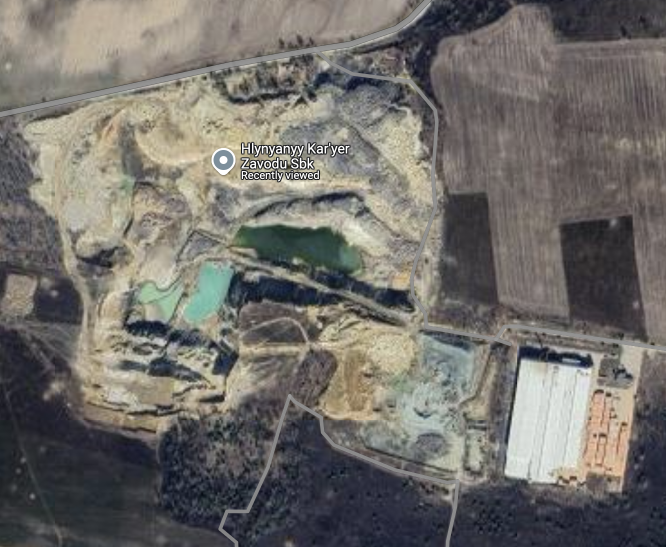
#> input picture lab6/high_precision_image.png, 1332 x 1094 px (shown at 1/2 size)
$ python main.py
#> lines starting #> are read from the running program, lines starting #| are printed output that depends on the picture; after the words box and inside, x2 and y2 are one past the last pixel; in counts of white or black regions, pixels touching at a corner belong together
import cv2
import numpy as np
from sklearn.cluster import KMeans
from skimage.feature import graycomatrix, graycoprops
from skimage import measure, morphology
from scipy.spatial.distance import euclidean
import logging

logging.basicConfig(level=logging.INFO, format='%(asctime)s - %(levelname)s - %(message)s')

def load_image(path):
#> called with path = 'high_precision_image.png'
    image = cv2.imread(path)
#> image is the input picture: shape (1094, 1332, 3); mean B, G, R 106, 110.5, 113.4
#> call 2 of load_image, with path = 'operational_image.png'
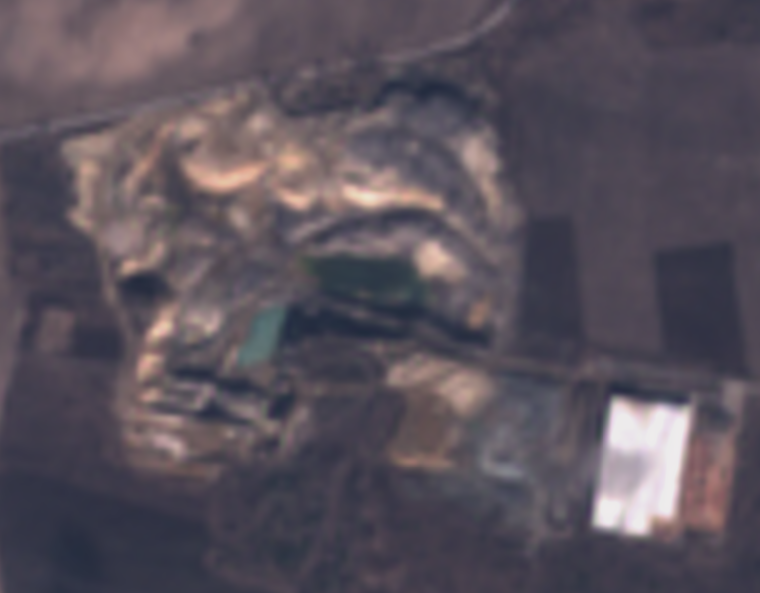
#> input picture lab6/operational_image.png, 1520 x 1186 px (shown at 1/2 size)
#> in load_image, image is the input picture: shape (1186, 1520, 3); mean B, G, R 91.3, 81.4, 89.3
    if image is None:
        logging.error(f"Image not found at path: {path}")
    else:
        logging.info(f"Image loaded from {path}")
    return image

def normalize_image(image, reference):
    image_hsv = cv2.cvtColor(image, cv2.COLOR_BGR2HSV)
#> image_hsv: shape (1186, 1520, 3); mean H, S, V 125.3, 42.9, 96.1
    reference_hsv = cv2.cvtColor(reference, cv2.COLOR_BGR2HSV)
#> reference_hsv: shape (1094, 1332, 3); mean H, S, V 56.3, 34.9, 117.3
    image_hsv[..., 2] = cv2.equalizeHist(image_hsv[..., 2])
#> image_hsv: shape (1186, 1520, 3); mean H, S, V 125.3, 42.9, 129.9
    reference_hsv[..., 2] = cv2.equalizeHist(reference_hsv[..., 2])
#> reference_hsv: shape (1094, 1332, 3); mean H, S, V 56.3, 34.9, 128.2
    normalized_image = cv2.cvtColor(image_hsv, cv2.COLOR_HSV2BGR)
    normalized_reference = cv2.cvtColor(reference_hsv, cv2.COLOR_HSV2BGR)
    logging.info("Images normalized to similar brightness and contrast")
    return normalized_image, normalized_reference

def preprocess_image(image, title="Preprocessed Image"):
#> called with title = 'Preprocessed Operational Image'
    hsv_image = cv2.cvtColor(image, cv2.COLOR_BGR2HSV)
#> hsv_image: shape (1186, 1520, 3); mean H, S, V 125.2, 45.8, 129.9
    blurred = cv2.GaussianBlur(hsv_image, (5, 5), 0)
#> blurred: shape (1186, 1520, 3); mean H, S, V 125.2, 45.8, 129.9
    logging.info("Image preprocessed for segmentation")
    cv2.imshow(title, blurred)
    cv2.waitKey(0)
    return blurred

def segment_image(image, title="Segmentation Output"):
#> called with title = 'Segmentation Output Operational'
    hsv_image = cv2.cvtColor(image, cv2.COLOR_BGR2HSV)
#> hsv_image: shape (1186, 1520, 3); mean H, S, V 127.5, 196.4, 160.2
    lower_red1 = np.array([0, 200, 200])
    upper_red1 = np.array([40, 255, 255])
    lower_red2 = np.array([130, 200, 200])
    upper_red2 = np.array([180, 255, 255])
    mask1 = cv2.inRange(hsv_image, lower_red1, upper_red1)
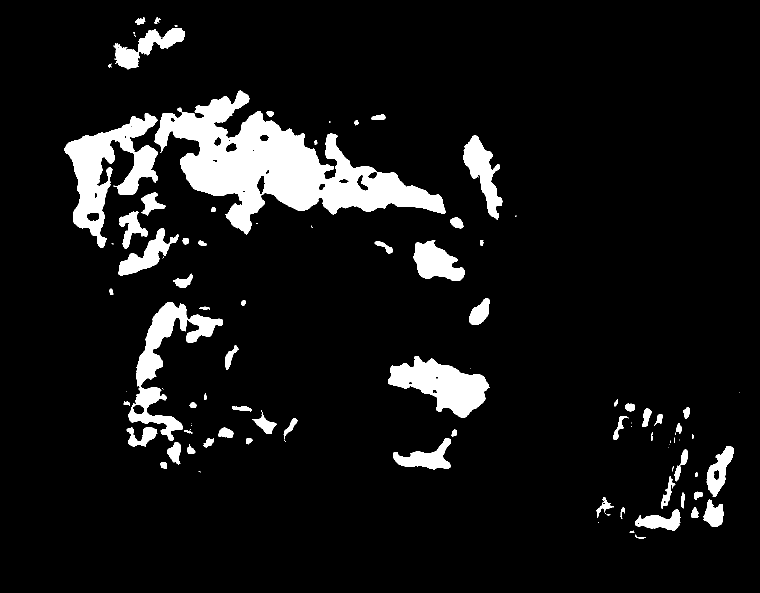
#> mask1: shape (1186, 1520) (shown at 1/2 size); 8.4% white; 97 white regions (29 under 20 px), largest, box (x1, y1, x2, y2) and area: (308, 181, 891, 469) 61658, (129, 226, 316, 495) 19120, (257, 605, 446, 882) 12788
    mask2 = cv2.inRange(hsv_image, lower_red2, upper_red2)
#> mask2: shape (1186, 1520); 12.5% white; 142 white regions (53 under 20 px), largest, box (x1, y1, x2, y2) and area: (0, 0, 506, 211) 67232, (1167, 792, 1393, 1076) 43144, (427, 205, 1015, 527) 24518
    mask = cv2.bitwise_or(mask1, mask2)
#> mask: shape (1186, 1520); 20.9% white; 51 white regions (11 under 20 px), largest, box (x1, y1, x2, y2) and area: (123, 165, 1015, 552) 142237, (0, 0, 506, 211) 71914, (1167, 792, 1393, 1077) 49044
    cleaned_mask = morphology.opening(mask, morphology.square(5))
#> cleaned_mask: shape (1186, 1520); 20.8% white; 45 white regions, largest, box (x1, y1, x2, y2) and area: (123, 165, 1014, 552) 141610, (0, 0, 506, 210) 71815, (1167, 792, 1393, 1077) 48995
    cleaned_mask = cleaned_mask.astype(np.uint8)
    logging.info("Segmentation based on reddish colors completed")
    cv2.imshow(title, cleaned_mask)
    cv2.imwrite("debug_mask.png", cleaned_mask)
    cv2.waitKey(0)
    return cleaned_mask

def extract_features(mask, min_area=800):
#> called with min_area = 1000
    labeled_image = measure.label(mask)
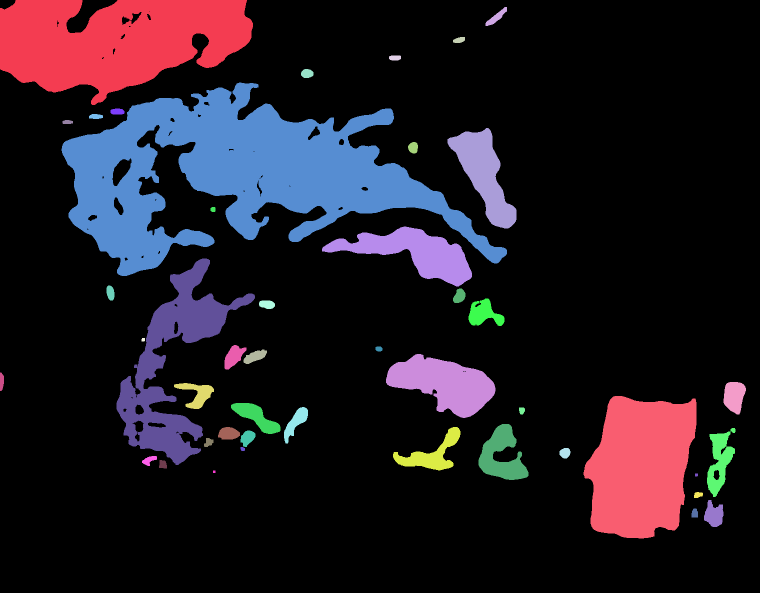
#> labeled_image: shape (1186, 1520) int64 (shown at 1/2 size); 46 distinct labels, from 0 to 45; one colour per label, 0 black
    features = []
    for region in measure.regionprops(labeled_image):
        if region.area > min_area:
            features.append({
                "label": region.label,
                "area": region.area,
                "centroid": region.centroid,
                "bbox": region.bbox,
                "perimeter": region.perimeter
            })
#> this loop made 45 passes
#> after the loop, features = 17 items
    logging.info(f"Total labeled regions with area > {min_area}: {len(features)}")
    return features

def cluster_features(features):
    if len(features) == 0:
        logging.warning("No features to cluster. Returning empty labels.")
        return np.array([])
    feature_matrix = np.array([[f["area"]] for f in features])
    n_clusters = min(max(2, len(feature_matrix) // 10), len(feature_matrix))
    kmeans = KMeans(n_clusters=n_clusters, n_init=10)
    labels = kmeans.fit_predict(feature_matrix)
    logging.info("Clustering completed")
    return labels

def classify_object(feature):
    minr, minc, maxr, maxc = feature["bbox"]
    width = maxc - minc
    height = maxr - minr
    aspect_ratio = width / height if height != 0 else 0
    roundness = (4 * np.pi * feature["area"]) / (feature["perimeter"] ** 2) if feature["perimeter"] > 0 else 0
    compactness = feature["area"] / (width * height) if width > 0 and height > 0 else 0
    if feature["area"] > 8000 and compactness < 0.5 and roundness < 0.4:
        return "Quarry or Mining Area"
    elif feature["area"] > 2000 and 0.5 <= aspect_ratio <= 4.0 and compactness > 0.6:
        return "Building or Structure"
    elif feature["area"] > 4000 and roundness > 0.6 and compactness > 0.7:
        return "Lake or Waterbody"
    elif feature["area"] > 1500 and roundness < 0.5 and compactness > 0.5:
        return "Forest or Dense Vegetation"
    elif feature["area"] > 1000 and aspect_ratio > 2.5 and compactness < 0.4:
        return "Road or Path"
    elif feature["area"] > 1200 and compactness > 0.5 and aspect_ratio < 1.5:
        return "Parking Lot or Warehouse"
    elif feature["area"] > 2000 and compactness > 0.4 and roundness < 0.3:
        return "Bare Land"
    else:
        return "Unclassified"

def identify_objects(image, mask, labels, features, title="Identified Objects"):
    output_image = cv2.cvtColor(mask, cv2.COLOR_GRAY2BGR) if len(image.shape) == 2 or image.shape[2] == 1 else image.copy()
    color_map = {
        "Quarry or Mining Area": (0, 255, 255),
        "Lake or Waterbody": (0, 255, 0),
        "Building or Structure": (255, 0, 0),
        "Forest or Dense Vegetation": (255, 255, 0),
        "Road or Path": (255, 255, 255),
        "Parking Lot or Warehouse": (128, 0, 128),
        "Bare Land": (128, 128, 0)
    }
    for feature, label in zip(features, labels):
        classification = classify_object(feature)
        if classification == "Unclassified":
            continue
        minr, minc, maxr, maxc = feature["bbox"]
        color = color_map.get(classification, (255, 255, 255))
        cv2.rectangle(output_image, (minc, minr), (maxc, maxr), color, 2)
        label_position = (minc, minr - 10)
        label_text = f"{classification} (Cluster {label})"
        cv2.putText(output_image, label_text, label_position, cv2.FONT_HERSHEY_SIMPLEX, 0.5, color, 2)
    logging.info("Objects identified and labeled with classifications")
    cv2.imshow(title, output_image)
    cv2.imwrite("filtered_output_refined.png", output_image)
    cv2.waitKey(0)
    return output_image

def compare_objects(features1, features2, area_tolerance=0.6, centroid_distance_tolerance=250, min_iou=0.1):
    comparison_results = []
    for i, feat1 in enumerate(features1):
        best_match, best_iou, best_centroid_dist, best_area_diff = None, 0, float("inf"), float("inf")
        for j, feat2 in enumerate(features2):
            iou = calculate_iou(feat1["bbox"], feat2["bbox"])
            centroid_dist = euclidean(feat1["centroid"], feat2["centroid"])
            area_diff = abs(feat1["area"] - feat2["area"]) / feat1["area"]
            if iou > min_iou and area_diff < area_tolerance and centroid_dist < centroid_distance_tolerance:
                if iou > best_iou:
                    best_iou, best_centroid_dist, best_area_diff, best_match = iou, centroid_dist, area_diff, j
        if best_match is not None:
            comparison_results.append({
                "object_id": i,
                "best_match_id": best_match,
                "iou": best_iou,
                "centroid_distance": best_centroid_dist,
                "area_difference": best_area_diff
            })
    logging.info(f"Matched {len(comparison_results)} objects between images")
    return comparison_results

def calculate_iou(bbox1, bbox2):
    min_r1, min_c1, max_r1, max_c1 = bbox1
    min_r2, min_c2, max_r2, max_c2 = bbox2
    inter_min_r = max(min_r1, min_r2)
    inter_min_c = max(min_c1, min_c2)
    inter_max_r = min(max_r1, max_r2)
    inter_max_c = min(max_c1, max_c2)
    if inter_min_r >= inter_max_r or inter_min_c >= inter_max_c:
        return 0.0
    intersection_area = (inter_max_r - inter_min_r) * (inter_max_c - inter_min_c)
    area1 = (max_r1 - min_r1) * (max_c1 - min_c1)
    area2 = (max_r2 - min_r2) * (max_c2 - min_c2)
    union_area = area1 + area2 - intersection_area
    return intersection_area / union_area

def generate_conclusion(comparison_results):
    if not comparison_results:
        logging.info("No matching objects found for comparison.")
        return
    avg_iou = np.mean([result['iou'] for result in comparison_results])
    avg_centroid_distance = np.mean([result['centroid_distance'] for result in comparison_results])
    avg_area_difference = np.mean([result['area_difference'] for result in comparison_results])
    conclusion = (
        f"\n--- Comparison Summary ---\n"
        f"Average IoU: {avg_iou:.2f}\n"
        f"Average Centroid Distance: {avg_centroid_distance:.2f} pixels\n"
        f"Average Area Difference: {avg_area_difference:.2%}\n"
    )
    if avg_iou > 0.4 and avg_area_difference < 0.5:
        conclusion += "The images have a strong similarity in object locations and sizes.\n"
    elif avg_iou > 0.25:
        conclusion += "The images share some similarities, but there are moderate differences.\n"
    else:
        conclusion += "The images show significant differences in object locations and sizes.\n"
    logging.info(conclusion)

def extract_sift_features(image):
    gray_image = cv2.cvtColor(image, cv2.COLOR_BGR2GRAY)
    sift = cv2.SIFT_create(contrastThreshold=0.05, edgeThreshold=5)
    keypoints, descriptors = sift.detectAndCompute(gray_image, None)
    logging.info(f"Extracted {len(keypoints)} keypoints from the image.")
    return keypoints, descriptors

def match_sift_descriptors(desc1, desc2, ratio=0.75):
    bf = cv2.BFMatcher(cv2.NORM_L2, crossCheck=False)
    matches = bf.knnMatch(desc1, desc2, k=2)
    good_matches = [m for m, n in matches if m.distance < 0.985 * n.distance]
    logging.info(f"Found {len(good_matches)} good matches with ratio {ratio}.")
    return good_matches

def calculate_sift_identification_probability(good_matches, total_keypoints):
    if total_keypoints == 0:
        logging.warning("No keypoints in the source image. Identification probability = 0%.")
        return 0.0
    probability = len(good_matches) / total_keypoints
    logging.info(f"Identification probability: {probability * 100:.2f}%")
    return probability

def draw_matches(image1, keypoints1, image2, keypoints2, good_matches, output_path="matched_output.png"):
    matched_image = cv2.drawMatchesKnn(
        image1, keypoints1, image2, keypoints2, [[m] for m in good_matches], None, flags=cv2.DrawMatchesFlags_NOT_DRAW_SINGLE_POINTS
    )
    cv2.imwrite(output_path, matched_image)
    logging.info(f"Matched image saved at {output_path}")
    cv2.imshow("Matched Features", matched_image)
    cv2.waitKey(0)


def main():
    image_high_precision = load_image('high_precision_image.png')
    cv2.imshow("Original High Precision Image", image_high_precision)
    image_operational = load_image('operational_image.png')
    cv2.imshow("Original Operational Image", image_operational)
    cv2.waitKey(0)

    if image_high_precision is not None and image_operational is not None:
        normalized_operational, normalized_high_precision = normalize_image(image_operational, image_high_precision)
        cv2.imshow("Normalized Operational Image", normalized_operational)
        cv2.imshow("Normalized High Precision Image", normalized_high_precision)
        cv2.waitKey(0)

        processed_operational = preprocess_image(normalized_operational, "Preprocessed Operational Image")
        processed_high_precision = preprocess_image(normalized_high_precision, "Preprocessed High Precision Image")

        # Segmentation preview
        segmented_operational = segment_image(processed_operational, "Segmentation Output Operational")
        cv2.imshow("Segmented Operational Image", segmented_operational)
        segmented_high_precision = segment_image(processed_high_precision, "Segmentation Output High Precision")
        cv2.imshow("Segmented High Precision Image", segmented_high_precision)
        cv2.waitKey(0)

        features_operational = extract_features(segmented_operational, min_area=1000)
#> features_operational = 17 items
        features_high_precision = extract_features(segmented_high_precision, min_area=1000)
#> call 2 of extract_features, with min_area = 1000
#> in extract_features (call 2), `labeled_image = measure.label(mask)`:
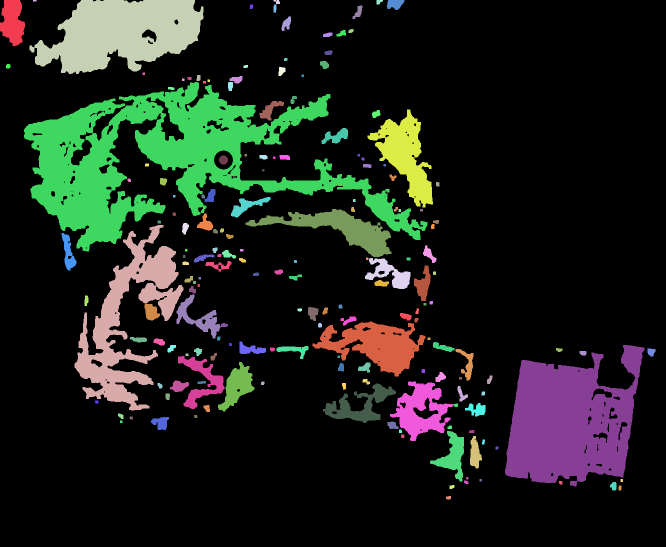
#> labeled_image: shape (1094, 1332) int64 (shown at 1/2 size); 179 distinct labels, from 0 to 178; one colour per label, 0 black
#> after the loop in extract_features (call 2), `for region in measure.regionprops(labeled_image):`: features = 19 items
#> features_high_precision = 19 items
        logging.info(f"Operational Features: {features_operational}")
        logging.info(f"High Precision Features: {features_high_precision}")

        labels_operational = cluster_features(features_operational)
#> in cluster_features, `feature_matrix = np.array([[f["area"]] for f in features])`: feature_matrix = 17 values, max 141610 at index 1, min 1225 at index 6, mean 21527.7
#> in cluster_features, `n_clusters = min(max(2, len(feature_matrix) // 10), len(feature_matrix))`: n_clusters = 2
#> in cluster_features, `labels = kmeans.fit_predict(feature_matrix)`: labels = 17 values, max 1 at index 0, min 0 at index 2, mean 0.118
#> labels_operational has the same summary as labels in cluster_features
        labels_high_precision = cluster_features(features_high_precision)
#> labels_high_precision = 19 values, max 1 at index 2, min 0 at index 0, mean 0.105
        logging.info(f"Operational Clusters: {labels_operational}")
        logging.info(f"High Precision Clusters: {labels_high_precision}")

        identified_operational = identify_objects(processed_operational, segmented_operational, labels_operational, features_operational, "Identified Objects Operational")
#> the loop in identify_objects, `for feature, label in zip(features, labels):` made 17 passes
#> (label, width in classify_object, height in classify_object, aspect_ratio in classify_object) on passes 1, 2, 4, 5, 6, 7, 8, 9: (1, 506, 210, 2.41), (1, 891, 387, 2.3), (0, 300, 120, 2.5), (0, 277, 413, 0.671), (0, 72, 55, 1.31), (0, 44, 49, 0.898), (0, 219, 128, 1.71), (0, 45, 65, 0.692)
        identified_high_precision = identify_objects(processed_high_precision, segmented_high_precision, labels_high_precision, features_high_precision, "Identified Objects High Precision")
#> the loop in identify_objects (call 2), `for feature, label in zip(features, labels):` made 19 passes
#> (label, width in classify_object, height in classify_object, aspect_ratio in classify_object) on passes 1, 2, 3, 4, 6, 7, 9, 10: (0, 50, 92, 0.543), (0, 348, 148, 2.35), (1, 807, 339, 2.38), (0, 131, 196, 0.668), (0, 292, 96, 3.04), (0, 218, 371, 0.588), (0, 91, 62, 1.47), (0, 33, 71, 0.465)

        # Comparison preview
        comparison_results = compare_objects(features_operational, features_high_precision, area_tolerance=0.4, centroid_distance_tolerance=200)
#> the loop in compare_objects, `for i, feat1 in enumerate(features1):` made 17 passes
        logging.info(f"Comparison Results: {comparison_results}")
        generate_conclusion(comparison_results)
        cv2.waitKey(0)

    keypoints_operational, descriptors_operational = extract_sift_features(processed_operational)
    keypoints_high_precision, descriptors_high_precision = extract_sift_features(processed_high_precision)
#> in extract_sift_features (call 2), `gray_image = cv2.cvtColor(image, cv2.COLOR_BGR2GRAY)`:
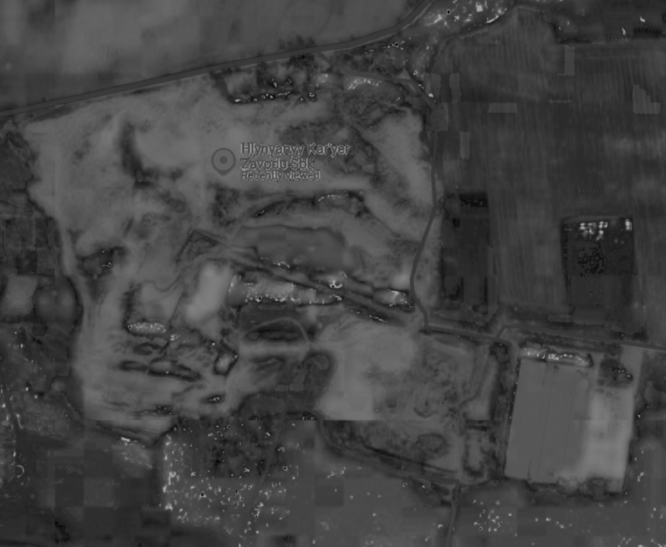
#> gray_image: shape (1094, 1332) (shown at 1/2 size); min 3, max 164, mean 67.2
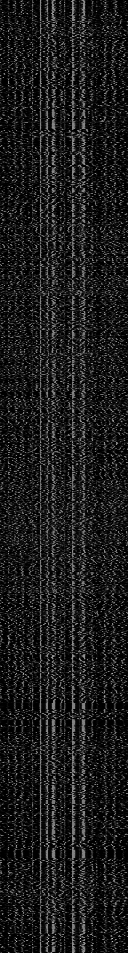
#> descriptors_high_precision: shape (953, 128) float32; min 0, max 192, mean 27.9

    if descriptors_operational is None or descriptors_high_precision is None:
        logging.error("SIFT descriptors could not be extracted from one or both images.")
        return


    keypoints1, descriptors1 = extract_sift_features(image_high_precision)
    keypoints2, descriptors2 = extract_sift_features(image_operational)
    good_matches = match_sift_descriptors(descriptors1, descriptors2)

    probability = calculate_sift_identification_probability(good_matches, len(keypoints1))

    draw_matches(image_high_precision, keypoints1, image_operational, keypoints2, good_matches)
#> in draw_matches, `matched_image = cv2.drawMatchesKnn( image1, keypoints1, image2, keypoi..`:
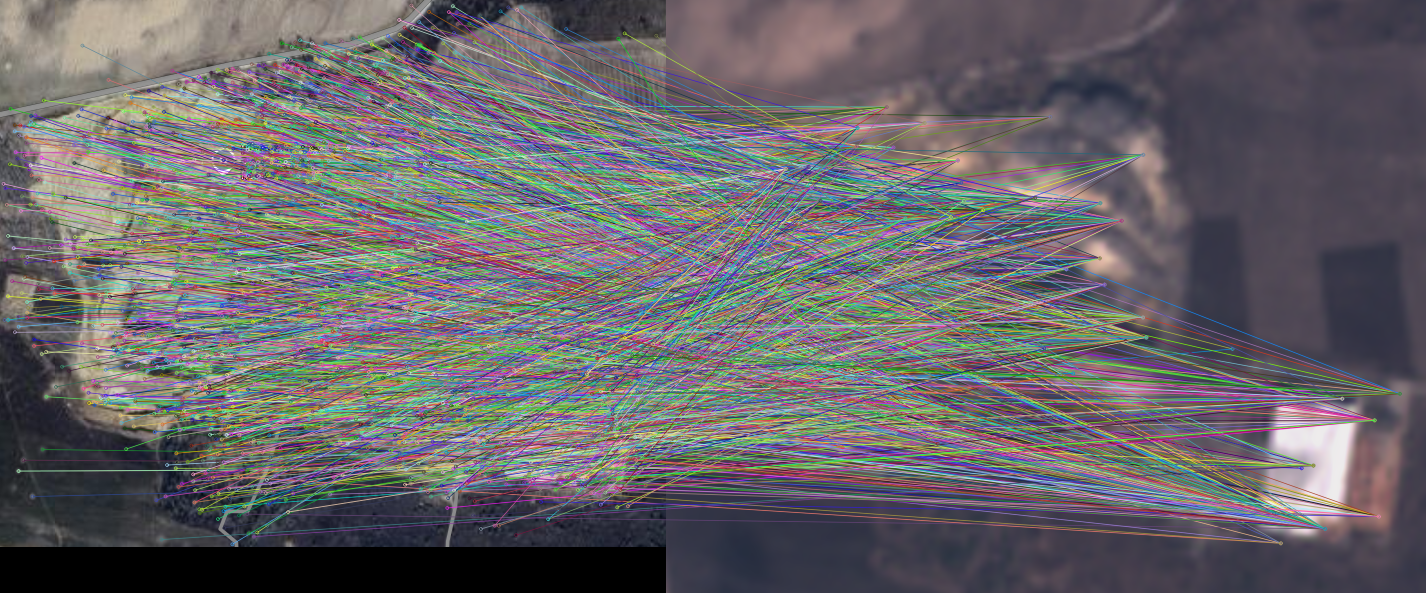
#> matched_image: shape (1186, 2852, 3) (shown at 1/2 size); mean B, G, R 104.8, 101.1, 104.1

    print(f"Ймовірність ідентифікації: {probability * 100:.2f}%")
#| Ймовірність ідентифікації: 79.38%
    cv2.destroyAllWindows()

if __name__ == "__main__":
    main()
